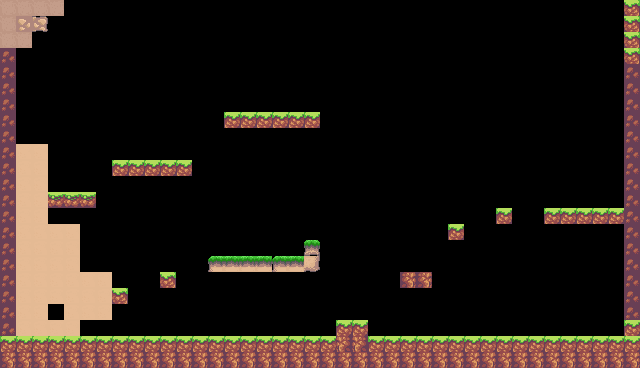

A 2D game scene composited from a Tiled map and its tileset images. What follows is a short description and the map's XML, with each tile layer's data collapsed to a summary:
An orthogonal 40x23 tile map with 16x16 px tiles, 1 tile layer (ground), 2 tilesets and 41 objects (8x fuel, 4x spike, 4x flyer_sensor, 2x flyer, 2x walker_sensor, ...).

<map version="1.10" tiledversion="1.11.1" orientation="orthogonal" renderorder="right-down" width="40" height="23" tilewidth="16" tileheight="16" infinite="0" nextlayerid="7" nextobjectid="91">
 <editorsettings>
  <export target="../1.lua" format="lua" />
 </editorsettings>
 <tileset firstgid="1" name="tiles" tilewidth="16" tileheight="16" tilecount="575" columns="25">
  <image source="../../assets/tiles.png" width="400" height="368" />
 </tileset>
 <tileset firstgid="576" name="lou" tilewidth="16" tileheight="16" tilecount="270" columns="18">
  <image source="../../assets/tiles_custom.png" width="300" height="240" />
 </tileset>
 <layer id="1" name="ground" width="40" height="23">
  <data>[920 cells, 206 non-empty, 14 distinct tile ids]</data>
 </layer>
 <objectgroup id="3" name="solid" tintcolor="#ff0000">
  <properties>
   <property name="collidable" type="bool" value="true" />
  </properties>
  <object id="19" x="1.875" y="335.875" width="636.625" height="15">
   <properties>
    <property name="collidable" type="bool" value="true" />
   </properties>
  </object>
  <object id="22" x="47.9167" y="192.25" width="47.8333" height="15">
   <properties>
    <property name="collidable" type="bool" value="true" />
   </properties>
  </object>
  <object id="23" x="400.333" y="272.232" width="32" height="16">
   <properties>
    <property name="collidable" type="bool" value="true" />
   </properties>
  </object>
  <object id="35" x="112" y="160" width="79.75" height="15.5">
   <properties>
    <property name="collidable" type="bool" value="false" />
   </properties>
  </object>
  <object id="36" x="224.25" y="112.25" width="96" height="16">
   <properties>
    <property name="collidable" type="bool" value="true" />
   </properties>
  </object>
  <object id="37" x="208.5" y="256.125" width="111.5" height="15.75">
   <properties>
    <property name="collidable" type="bool" value="true" />
   </properties>
  </object>
  <object id="38" x="448" y="224" width="15.875" height="15.625">
   <properties>
    <property name="collidable" type="bool" value="true" />
   </properties>
  </object>
  <object id="39" x="496.125" y="208" width="16" height="15.875">
   <properties>
    <property name="collidable" type="bool" value="true" />
   </properties>
  </object>
  <object id="40" x="544" y="208.125" width="79.125" height="16">
   <properties>
    <property name="collidable" type="bool" value="true" />
   </properties>
  </object>
  <object id="50" x="160" y="272" width="16.5" height="16">
   <properties>
    <property name="collidable" type="bool" value="true" />
   </properties>
  </object>
  <object id="51" x="111.5" y="288.5" width="17.5" height="15">
   <properties>
    <property name="collidable" type="bool" value="true" />
   </properties>
  </object>
  <object id="54" x="304.091" y="240.318" width="16" height="15.5">
   <properties>
    <property name="collidable" type="bool" value="true" />
   </properties>
  </object>
  <object id="76" x="0.969697" y="48" width="15.0303" height="287.333" />
  <object id="77" x="624.667" y="1.33333" width="13.3333" height="254.333">
   <properties>
    <property name="collidable" type="bool" value="true" />
   </properties>
  </object>
 </objectgroup>
 <objectgroup id="5" name="entity" tintcolor="#dc0ddc">
  <object id="28" name="Spike" type="spike" x="64" y="320.25" width="15.75" height="15.25" />
  <object id="33" name="Fuel" type="fuel" x="48.5" y="224" width="15.5" height="15.5" />
  <object id="42" x="335.996" y="320.058" width="32" height="14.745">
   <properties>
    <property name="collidable" type="bool" value="true" />
   </properties>
  </object>
  <object id="43" x="624" y="320" width="15.75" height="15.5625">
   <properties>
    <property name="collidable" type="bool" value="true" />
   </properties>
  </object>
  <object id="44" name="Spike" type="spike" x="576.25" y="320.25" width="15.625" height="15.375" />
  <object id="45" name="Fuel" type="fuel" x="448" y="192" width="16" height="15.875" />
  <object id="47" name="Spike" type="spike" x="31.625" y="320.125" width="15.75" height="15.25" />
  <object id="48" name="Spike" type="spike" x="47.875" y="320.125" width="15.75" height="15.25" />
  <object id="53" name="Small Shooter" type="small_shooter" x="224" y="319.75" width="16" height="15.5" />
  <object id="55" name="Fuel" type="fuel" x="548.591" y="304.972" width="16" height="15.875" />
  <object id="56" name="Fuel" type="fuel" x="547.364" y="275.426" width="16" height="15.875" />
  <object id="57" name="Fuel" type="fuel" x="607.719" y="310.063" width="16" height="15.875" />
  <object id="58" name="Fuel" type="fuel" x="606" y="276.563" width="16" height="15.875" />
  <object id="59" name="Fuel" type="fuel" x="606.5" y="247.563" width="16" height="15.875" />
  <object id="60" name="Fuel" type="fuel" x="546.727" y="251.699" width="16" height="15.875" />
  <object id="61" name="Big Shooter" type="big_shooter" x="447.909" y="304" width="16" height="31.6364" />
  <object id="64" name="Walker" type="walker" x="256" y="255.162" width="8.54545" height="16.5" />
  <object id="66" name="Jumper" type="jumper" x="598.708" y="190.792" width="15.25" height="31.25" />
  <object id="68" name="Mill" type="mill" x="607" y="16" width="16.5" height="47" />
  <object id="71" name="Flyer" type="flyer" x="384" y="48.6667" width="17.3333" height="31.3333">
   <properties>
    <property name="x_vel" type="int" value="30" />
    <property name="y_vel" type="int" value="0" />
   </properties>
  </object>
  <object id="72" name="Flyer" type="flyer" x="468.667" y="79.3333" width="15.3333" height="30.6667">
   <properties>
    <property name="x_vel" type="int" value="0" />
    <property name="y_vel" type="int" value="30" />
   </properties>
  </object>
 </objectgroup>
 <objectgroup id="6" name="sensors">
  <object id="78" name="Walker Sensor" type="walker_sensor" x="206.375" y="248.443" width="1.5625" height="2.4375" />
  <object id="80" name="Walker Sensor" type="walker_sensor" x="304.125" y="249.466" width="1.125" height="2.1875" />
  <object id="85" name="Flyer Sensor" type="flyer_sensor" x="468.667" y="12.6667" width="3.33333" height="5.33333" />
  <object id="86" name="Flyer Sensor" type="flyer_sensor" x="467.333" y="153.333" width="4.66667" height="4" />
  <object id="89" name="Flyer Sensor" type="flyer_sensor" x="412.667" y="42.6667" width="3.33333" height="10" />
  <object id="90" name="Flyer Sensor" type="flyer_sensor" x="198.667" y="40" width="4.66667" height="12" />
 </objectgroup>
</map>
